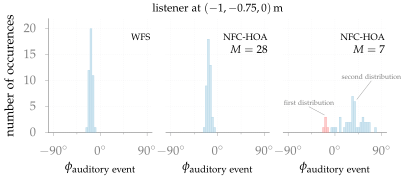

Here is the gnuplot script that generated this plot:
#!/usr/bin/gnuplot
#
# FIGURE 5.5: Distributions of the directions of the auditory event as rated by
# the listeners at the position (-1, -0.75, 0) m for the loudspeaker array with
# 14 loudspeakers. The results for a synthesized point source for WFS and
# NFC-HOA for different orders M are shown. For WFS only the results for the
# first 9 listeners were analyzed to have an equal number of answers as in the
# case for NFC-HOA.
#
# AUTHOR:   Hagen Wierstorf
# SOFTWARE: gnuplot 5.0 patchlevel 3

reset
set macros
set loadpath '../../gnuplot' 'data'

load 'latex.cfg'
load 'border.cfg'
load 'grid.cfg'
set grid xtics ytics mxtics
load 'paired.pal'

set terminal epslatex size 10.3cm,4.5cm color colortext @small
set output 'fig5_05.tex'

unset key

# --- histogram settings
n=50 #number of intervals
max=100. #max value
min=-100. #min value
width=(max-min)/n #interval width
#function used to map a value to the intervals
hist(x,width)=width*floor(x/width)+width/2.0
set boxwidth width*0.9
set style fill solid 0.5 #fillstyle

set xrange [min:max]
set yrange [0:22]
set xlabel '$\phi_\text{auditory event}$' offset 0,0.5
set ylabel 'number of occurences' offset 1,0
set format x '$%g\degree$'
set xtics 90
set mxtics 2

set lmargin 3
set rmargin 0

set multiplot
set size 0.325,1
set origin 0.05,0
set label 1 '\ft \acs{WFS}' at 96,18.5 right front
plot 'wfs_ps_nls14_X-1.00_Y-0.75.txt' u (hist($1,width)):(1.0) smooth freq w boxes ls 1
set origin 0.374,0
set lmargin 1.5
set rmargin 1.5
load 'xborder.cfg'
set format x '$%g\degree$'
set label 1 '\ft \acs{NFC-HOA}'
set label 2 '\ft $M=28$' at 96,16 right front
set label 3 '\ft listener at $(-1,-0.75,0)$\,m' at 0,24 center front
plot 'nfchoa_ps_nls14_order28_X-1.00_Y-0.75.txt' u (hist($1,width)):(1.0) smooth freq w boxes ls 1
set origin 0.698,0
set lmargin 0
set rmargin 3
set label 2 '\ft $M=7$'
unset label 3
set label 4 '\tiny first distribution' at -50,6 center front tc ls 101
set arrow from -50,5 to -20,3.4 nohead front ls 101
set label 5 '\tiny second distribution' at 70,11 center front tc ls 101
set arrow from 70,10 to 42,6.4 nohead front ls 101
plot 'nfchoa_ps_nls14_order7_X-1.00_Y-0.75.txt' i 0 u (hist($1,width)):(1.0) smooth freq w boxes ls 5,\
     ''                                         i 1 u (hist($1,width)):(1.0) smooth freq w boxes ls 1
unset multiplot

call 'plot.plt' 'fig5_05'
